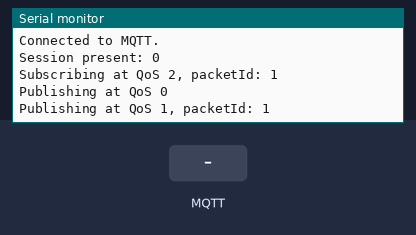
This sketch was run on a simulated ESP8266 (NodeMCU). Parts: the last lines printed to the serial monitor. The test bench sets the inputs (shaded band). WiFi joins after 1.5 s; servers stay silent unless stated; no MQTT or app messages arrive unless stated.

Above: at 2.4 s.
2.5 s: MQTT message "Switch" arrives on the first subscribed topic
At 3.2 s:
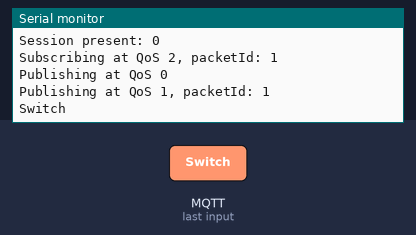
4.0 s: MQTT message "1" arrives on the first subscribed topic
At 4.4 s:
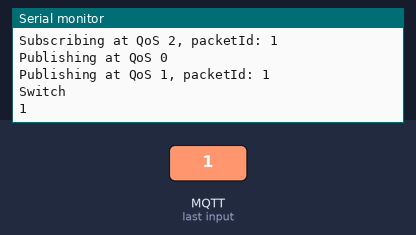
5.5 s: MQTT message "on" arrives on the first subscribed topic
At 6.7 s:
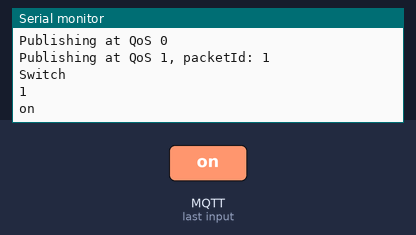
7.0 s: MQTT message "off" arrives on the first subscribed topic
At 7.9 s:
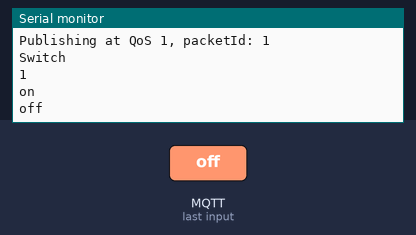

The sketch:

AsyncPubSub_SimpleActions.ino
```cpp
#include <ESP8266WiFi.h>
#include <Ticker.h>
#include <AsyncMqttClient.h>
#include <ArduinoJson.h>

#define WIFI_SSID "TIPTOP"
#define WIFI_PASSWORD "tiptop@mail1"

#define MQTT_HOST "tiptopdrive.com"
#define MQTT_PORT 1883

AsyncMqttClient mqttClient;
Ticker mqttReconnectTimer;

WiFiEventHandler wifiConnectHandler;
WiFiEventHandler wifiDisconnectHandler;
Ticker wifiReconnectTimer;

void connectToWifi() {
  Serial.println("Connecting to Wi-Fi...");
  WiFi.begin(WIFI_SSID, WIFI_PASSWORD);
}

void onWifiConnect(const WiFiEventStationModeGotIP& event) {
  Serial.println("Connected to Wi-Fi.");
  connectToMqtt();
}

void onWifiDisconnect(const WiFiEventStationModeDisconnected& event) {
  Serial.println("Disconnected from Wi-Fi.");
  mqttReconnectTimer.detach(); // ensure we don't reconnect to MQTT while reconnecting to Wi-Fi
  wifiReconnectTimer.once(2, connectToWifi);
}

void connectToMqtt() {
  Serial.println("Connecting to MQTT...");
  mqttClient.connect();
}

void onMqttConnect(bool sessionPresent) {
  Serial.println("Connected to MQTT.");
  Serial.print("Session present: ");
  Serial.println(sessionPresent);
  uint16_t packetIdSub = mqttClient.subscribe("dev/1231231231", 2);
  Serial.print("Subscribing at QoS 2, packetId: ");
  Serial.println(packetIdSub);
  mqttClient.publish("test/lol", 0, true, "test 1");
  Serial.println("Publishing at QoS 0");
  uint16_t packetIdPub1 = mqttClient.publish("dev/1231231231", 1, true, "Armtronix");
  Serial.print("Publishing at QoS 1, packetId: ");
  Serial.println(packetIdPub1);
}

void onMqttDisconnect(AsyncMqttClientDisconnectReason reason) {
  Serial.println("Disconnected from MQTT.");

  if (WiFi.isConnected()) {
    mqttReconnectTimer.once(2, connectToMqtt);
  }
}

void onMqttSubscribe(uint16_t packetId, uint8_t qos) {
  Serial.println("Subscribe acknowledged.");
  Serial.print("  packetId: ");
  Serial.println(packetId);
  Serial.print("  qos: ");
  Serial.println(qos);
}

void onMqttUnsubscribe(uint16_t packetId) {
  Serial.println("Unsubscribe acknowledged.");
  Serial.print("  packetId: ");
  Serial.println(packetId);
}

void onMqttMessage(char* topic, char* payload, AsyncMqttClientMessageProperties properties, size_t len, size_t index, size_t total) {
  if(properties.retain == 0){
    Serial.println(payload);
    const size_t capacity = JSON_OBJECT_SIZE(10);
    DynamicJsonBuffer jsonBuffer(capacity);
    JsonObject& data = jsonBuffer.parseObject(payload);
    String action = data["action"]; // "update"

    if(action.equals("Switch")){
      String switchId = data["switchId"].as<String>(); //"1"
      int switchState = data["switchState"];
      if(switchState){
        Serial.print("R_");
        Serial.print(switchId);
        Serial.println(" switched via web request to 1");
      }
      else{
        Serial.print("R_");
        Serial.print(switchId);
        Serial.println(" switched via web request to 0");
      }
    }
  }
}

void onMqttPublish(uint16_t packetId) {
  Serial.println("Publish acknowledged.");
  Serial.print("  packetId: ");
  Serial.println(packetId);
}

void setup() {
  Serial.begin(115200);
  Serial.println();
  Serial.println();

  wifiConnectHandler = WiFi.onStationModeGotIP(onWifiConnect);
  wifiDisconnectHandler = WiFi.onStationModeDisconnected(onWifiDisconnect);

  mqttClient.onConnect(onMqttConnect);
  mqttClient.onDisconnect(onMqttDisconnect);
  mqttClient.onSubscribe(onMqttSubscribe);
  mqttClient.onUnsubscribe(onMqttUnsubscribe);
  mqttClient.onMessage(onMqttMessage);
  mqttClient.onPublish(onMqttPublish);
  mqttClient.setServer(MQTT_HOST, MQTT_PORT);

  connectToWifi();
}

void loop() {
}
```

Measured:
- after the input at 2.5 s, the serial monitor: prints a new line at once (image 1)
- after the input at 4.0 s, the serial monitor: prints a new line at once (image 2)
- after the input at 5.5 s, the serial monitor: prints a new line at once (image 3)
- after the input at 7.0 s, the serial monitor: prints a new line at once (image 4)
